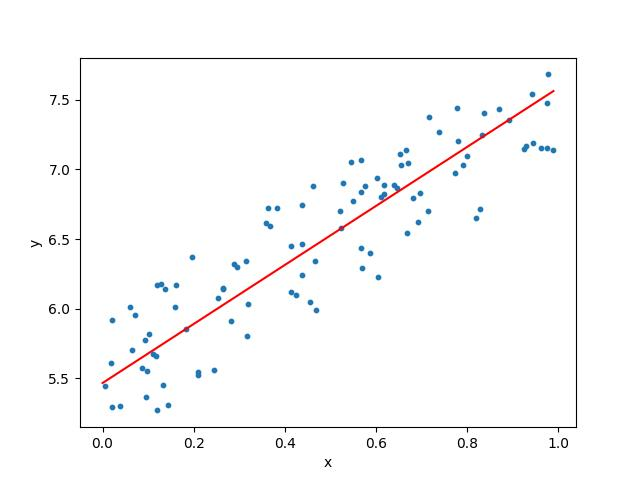

Source code (Python):
import numpy as np
import matplotlib.pyplot as plt
from dezero import Variable
import dezero.functions as F

# トイ・データセット
np.random.seed(0)
x = np.random.rand(100, 1)
y = 5 + 2 * x + np.random.rand(100, 1)
x, y = Variable(x), Variable(y)  # 省略可能

W = Variable(np.zeros((1, 1)))
b = Variable(np.zeros(1))

def predict(x):
    y = F.matmul(x, W) + b
    return y

def mean_squared_error(x0, x1):
    diff = x0 - x1
    return F.sum(diff ** 2) / len(diff)

lr = 0.1
iters = 100

for i in range(iters):
    y_pred = predict(x)
    loss = mean_squared_error(y, y_pred)

    W.cleargrad()
    b.cleargrad()
    loss.backward()

    W.data -= lr * W.grad.data
    b.data -= lr * b.grad.data

    if i % 10 == 0:
        print(loss.data)

print('====')
print('W =', W.data)
print('b =', b.data)

# Plot
plt.scatter(x.data, y.data, s=10)
plt.xlabel('x')
plt.ylabel('y')
t = np.arange(0, 1, .01)[:, np.newaxis]
y_pred = predict(t)
plt.plot(t, y_pred.data, color='r')
plt.show()

# added for remote figure
import matplotlib.pyplot as plt
plt.savefig("ch07/dezero3.jpg")